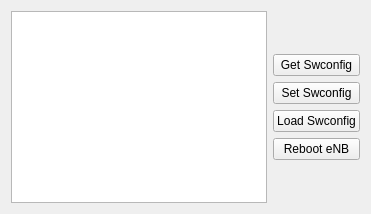
            <widget class="QWidget" name="tab_swconfig_vm4">
             <attribute name="title">
              <string>VM4</string>
             </attribute>
             <layout class="QHBoxLayout" name="horizontalLayout_5">
              <item>
               <widget class="QPlainTextEdit" name="te_swconfig_vm4">
                <property name="font">
                 <font>
                  <family>DejaVu Sans Mono</family>
                 </font>
                </property>
               </widget>
              </item>
              <item>
               <layout class="QVBoxLayout" name="verticalLayout_8">
                <item>
                 <spacer name="verticalSpacer_12">
                  <property name="orientation">
                   <enum>Qt::Vertical</enum>
                  </property>
                  <property name="sizeHint" stdset="0">
                   <size>
                    <width>20</width>
                    <height>40</height>
                   </size>
                  </property>
                 </spacer>
                </item>
                <item>
                 <widget class="QPushButton" name="pb_get_swconfig_vm4">
                  <property name="text">
                   <string>Get Swconfig</string>
                  </property>
                 </widget>
                </item>
                <item>
                 <widget class="QPushButton" name="pb_set_swconfig_vm4">
                  <property name="text">
                   <string>Set Swconfig</string>
                  </property>
                 </widget>
                </item>
                <item>
                 <widget class="QPushButton" name="pb_load_swconfig_vm4">
                  <property name="text">
                   <string>Load Swconfig</string>
                  </property>
                 </widget>
                </item>
                <item>
                 <widget class="QPushButton" name="pb_reboot_enb_vm4">
                  <property name="text">
                   <string>Reboot eNB</string>
                  </property>
                 </widget>
                </item>
                <item>
                 <spacer name="verticalSpacer_13">
                  <property name="orientation">
                   <enum>Qt::Vertical</enum>
                  </property>
                  <property name="sizeHint" stdset="0">
                   <size>
                    <width>20</width>
                    <height>40</height>
                   </size>
                  </property>
                 </spacer>
                </item>
               </layout>
              </item>
             </layout>
            </widget>
